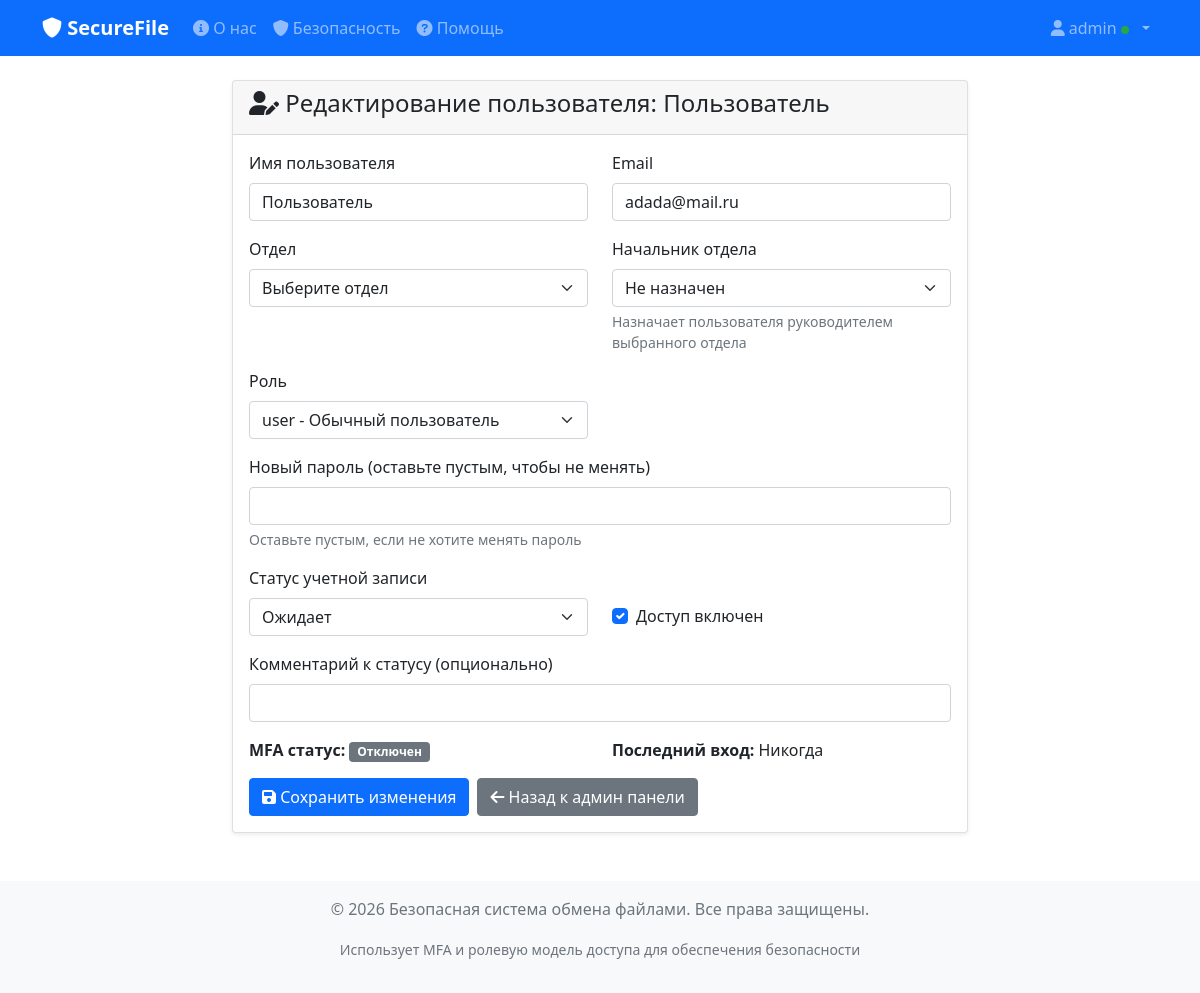
Page /admin/edit_user/3 (signed in) on the committed database.
### app.py (models this page shows, shortened)
class User(UserMixin, db.Model):
    id = db.Column(db.Integer, primary_key=True)
    username = db.Column(db.String(80), unique=True, nullable=False)
    email = db.Column(db.String(120), unique=True, nullable=False)
    password_hash = db.Column(db.String(120), nullable=False)
    mfa_secret = db.Column(db.String(32), nullable=True)
    mfa_enabled = db.Column(db.Boolean, default=False)
    role_id = db.Column(db.Integer, db.ForeignKey('role.id'), nullable=False)
    department_id = db.Column(db.Integer, db.ForeignKey('department.id'), nullable=True)
    managed_department_id = db.Column(db.Integer, db.ForeignKey('department.id'), nullable=True)
    status = db.Column(db.String(20), default='pending')  # pending, active, rejected, blocked
    status_reason = db.Column(db.Text)
    is_enabled = db.Column(db.Boolean, default=True)
    created_at = db.Column(db.DateTime, default=moscow_now)
    last_login = db.Column(db.DateTime)
    force_mfa_override = db.Column(db.Boolean, nullable=True)  # None - inherit
    role = db.relationship('Role', backref='users')
    department = db.relationship('Department', foreign_keys=[department_id])
    managed_department = db.relationship('Department', foreign_keys=[managed_department_id])
    files = db.relationship('File', backref='owner', lazy=True)
    @property
    def is_active(self):
        return self.status == 'active' and self.is_enabled

class Role(db.Model):
    id = db.Column(db.Integer, primary_key=True)
    name = db.Column(db.String(50), unique=True, nullable=False)
    description = db.Column(db.String(200))
    permissions = db.Column(db.Text)  # JSON строка с разрешениями
    def has_permission(self, permission):
        import json
        perms = json.loads(self.permissions or '[]')
        return permission in perms

### app.py (the view, shortened to what this page needs)
@app.route('/admin/edit_user/<int:user_id>', methods=['GET', 'POST'])
@login_required
@role_required('admin_access')
def edit_user(user_id):
    user = User.query.get_or_404(user_id)
    roles = Role.query.all()
    departments = Department.query.order_by(Department.name).all()
    return render_template('edit_user.html', user=user, roles=roles, departments=departments)

### app.py (called while the page is built, shortened)
@app.before_request
def update_session():
    if request.endpoint in ('static', 'login', 'register', 'index', 'about', 'help'):
        return None
    if current_user.is_authenticated:
        session_id = flask_session.get('session_id')

@login_manager.user_loader
def load_user(user_id):
    return User.query.get(int(user_id))

def role_required(permission):
    def decorator(f):
        @wraps(f)
        def decorated_function(*args, **kwargs):
            if not current_user.is_authenticated:
                return redirect(url_for('login'))
            if not current_user.role.has_permission(permission):
                flash('У вас нет прав для выполнения этого действия', 'error')
                return redirect(url_for('dashboard'))
            return f(*args, **kwargs)
        return decorated_function
    return decorator

### templates/edit_user.html (shortened to what this page needs)
{% extends "base.html" %}
{% block content %}
<div class="row justify-content-center">
    <div class="col-md-8">
        <div class="card">
            <div class="card-header">
                <h4><i class="fas fa-user-edit"></i> Редактирование пользователя: {{ user.username }}</h4>
            </div>
            <div class="card-body">
                <form method="POST">
                    <div class="row">
                        <div class="col-md-6">
                            <div class="mb-3">
                                <label for="username" class="form-label">Имя пользователя</label>
                                <input type="text" class="form-control" id="username" name="username"
                                       value="{{ user.username }}" required>
                            </div>
                        </div>
                        <div class="col-md-6">
                            <div class="mb-3">
                                <label for="email" class="form-label">Email</label>
                                <input type="email" class="form-control" id="email" name="email"
                                       value="{{ user.email }}" required>
                            </div>
                        </div>
                    </div>
                    <div class="row">
                        <div class="col-md-6">
                            <div class="mb-3">
                                <label for="department" class="form-label">Отдел</label>
                                <select class="form-select" id="department" name="department">
                                    <option value="">Выберите отдел</option>
                                </select>
                            </div>
                        </div>
                        <div class="col-md-6">
                            <div class="mb-3">
                                <label for="managed_department_id" class="form-label">Начальник отдела</label>
                                <select class="form-select" id="managed_department_id" name="managed_department_id">
                                    <option value="">Не назначен</option>
                                </select>
                                <div class="form-text">Назначает пользователя руководителем выбранного отдела</div>
                            </div>
                        </div>
                    </div>
                    <div class="row">
                        <div class="col-md-6">
                            <div class="mb-3">
                                <label for="role_id" class="form-label">Роль</label>
                                <select class="form-select" id="role_id" name="role_id">
                                    {% for role in roles %}
                                    <option value="{{ role.id }}" {% if user.role_id == role.id %}selected{% endif %}>
                                        {{ role.name }} - {{ role.description }}
                                    </option>
                                    {% endfor %}
                                </select>
                            </div>
                        </div>
                    </div>
                    <div class="mb-3">
                        <label for="password" class="form-label">Новый пароль (оставьте пустым, чтобы не менять)</label>
                        <input type="password" class="form-control" id="password" name="password">
                        <div class="form-text">Оставьте пустым, если не хотите менять пароль</div>
                    </div>
                    <div class="mb-3">
                        <label class="form-label">Статус учетной записи</label>
                        <div class="row">
                            <div class="col-md-6">
                                <select class="form-select" name="status">
                                    <option value="pending" {% if user.status == 'pending' %}selected{% endif %}>Ожидает</option>
                                </select>
                            </div>
                            <div class="col-md-6 d-flex align-items-center">
                                <div class="form-check">
                                    <input class="form-check-input" type="checkbox" id="is_enabled" name="is_enabled"
                                           {% if user.is_enabled %}checked{% endif %}>
                                    <label class="form-check-label" for="is_enabled">
                                        Доступ включен
                                    </label>
                                </div>
                            </div>
                        </div>
                    </div>
                    <div class="mb-3">
                        <label for="status_reason" class="form-label">Комментарий к статусу (опционально)</label>
                        <input type="text" class="form-control" id="status_reason" name="status_reason" value="{{ user.status_reason or '' }}">
                    </div>
                    <div class="mb-3">
                        <div class="row">
                            <div class="col-md-6">
                                <strong>MFA статус:</strong>
                                <span class="badge bg-{{ 'success' if user.mfa_enabled else 'secondary' }}">
                                    {{ 'Включен' if user.mfa_enabled else 'Отключен' }}
                                </span>
                            </div>
                            <div class="col-md-6">
                                <strong>Последний вход:</strong>
                                {{ user.last_login.strftime('%d.%m.%Y %H:%M') if user.last_login else 'Никогда' }}
                            </div>
                        </div>
                    </div>
                    <div class="d-flex gap-2">
                        <button type="submit" class="btn btn-primary">
                            <i class="fas fa-save"></i> Сохранить изменения
                        </button>
                        <a href="{{ url_for('admin_panel') }}" class="btn btn-secondary">
                            <i class="fas fa-arrow-left"></i> Назад к админ панели
                        </a>
                    </div>
                </form>
            </div>
        </div>
    </div>
</div>
{% endblock %}

### templates/base.html (shortened to what this page needs)
<!DOCTYPE html>
<html lang="ru">
<head>
    <link href="https://cdn.jsdelivr.net/npm/bootstrap@5.1.3/dist/css/bootstrap.min.css" rel="stylesheet">
    <link href="https://cdnjs.cloudflare.com/ajax/libs/font-awesome/6.0.0/css/all.min.css" rel="stylesheet">
</head>
<body>
    <nav class="navbar navbar-expand-lg navbar-dark bg-primary">
        <div class="container">
            <a class="navbar-brand" href="{{ url_for('index') }}">
                <i class="fas fa-shield-alt"></i> SecureFile
            </a>
            {% if current_user.is_authenticated %}
            <div class="collapse navbar-collapse" id="navbarNav">
                <ul class="navbar-nav me-auto">
                    <li class="nav-item">
                        <a class="nav-link" href="{{ url_for('about') }}">
                            <i class="fas fa-info-circle"></i> О нас
                        </a>
                    </li>
                    <li class="nav-item">
                        <a class="nav-link" href="{{ url_for('security') }}">
                            <i class="fas fa-shield-alt"></i> Безопасность
                        </a>
                    </li>
                    <li class="nav-item">
                        <a class="nav-link" href="{{ url_for('help') }}">
                            <i class="fas fa-question-circle"></i> Помощь
                        </a>
                    </li>
                </ul>
                <ul class="navbar-nav">
                    <li class="nav-item dropdown">
                        <a class="nav-link dropdown-toggle" href="#" id="navbarDropdown" role="button" data-bs-toggle="dropdown">
                            <i class="fas fa-user"></i> {{ current_user.username }}
                            <span class="mfa-status {% if current_user.mfa_enabled %}mfa-enabled{% else %}mfa-disabled{% endif %}"></span>
                        </a>
                    </li>
                </ul>
            </div>
            {% endif %}
        </div>
    </nav>
    <div class="container mt-4">
        {% block content %}{% endblock %}
    </div>
    <footer class="bg-light text-center text-muted py-3 mt-5">
        <div class="container">
            <p>&copy; 2026 Безопасная система обмена файлами. Все права защищены.</p>
            <p><small>Использует MFA и ролевую модель доступа для обеспечения безопасности</small></p>
        </div>
    </footer>
</body>
</html>

### templates/base.html (style rules this page uses)
.navbar-brand { font-weight: bold; }
.card { box-shadow: 0 0.125rem 0.25rem rgba(0, 0, 0, 0.075); border: 1px solid rgba(0, 0, 0, 0.125); }
.mfa-status { display: inline-block; width: 8px; height: 8px; border-radius: 50%; margin-right: 5px; }
.mfa-enabled { background-color: #28a745; }

### rows in the picture
User: username "admin"
User: username "Пользователь", email "adada@mail.ru", role_id "user - Обычный пользователь", status "Ожидает", is_enabled "☑", mfa_enabled "Отключен", last_login "Никогда"
